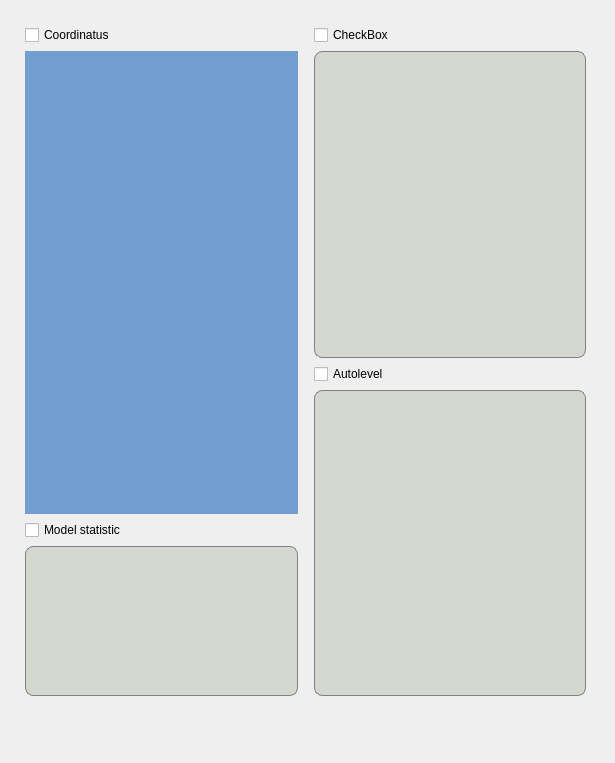
<?xml version="1.0" encoding="UTF-8"?>
<ui version="4.0">
 <class>DrillingMachine</class>
 <widget class="QWidget" name="DrillingMachine">
  <property name="geometry">
   <rect>
    <x>0</x>
    <y>0</y>
    <width>615</width>
    <height>763</height>
   </rect>
  </property>
  <property name="minimumSize">
   <size>
    <width>600</width>
    <height>0</height>
   </size>
  </property>
  <property name="maximumSize">
   <size>
    <width>633</width>
    <height>16777215</height>
   </size>
  </property>
  <property name="windowTitle">
   <string>Form</string>
  </property>
  <property name="styleSheet">
   <string notr="true">QCheckBox{
background-color: rgb(211, 215, 207);
border-color: rgb(239, 41, 41);
selection-color: rgb(153, 255, 0);
margin-top:5px;
border: 1px solid gray;
border-radius: 4px;
padding-left:6px;
}
background-color: rgb(196, 160, 0);</string>
  </property>
  <widget class="QWidget" name="verticalLayoutWidget">
   <property name="geometry">
    <rect>
     <x>0</x>
     <y>0</y>
     <width>611</width>
     <height>721</height>
    </rect>
   </property>
   <layout class="QVBoxLayout" name="verticalLayout">
    <property name="leftMargin">
     <number>10</number>
    </property>
    <property name="topMargin">
     <number>10</number>
    </property>
    <property name="rightMargin">
     <number>10</number>
    </property>
    <property name="bottomMargin">
     <number>10</number>
    </property>
    <item>
     <layout class="QHBoxLayout" name="horizontalLayout">
      <property name="leftMargin">
       <number>10</number>
      </property>
      <property name="topMargin">
       <number>10</number>
      </property>
      <property name="rightMargin">
       <number>10</number>
      </property>
      <property name="bottomMargin">
       <number>10</number>
      </property>
      <item>
       <layout class="QVBoxLayout" name="verticalLayout_2">
        <property name="leftMargin">
         <number>5</number>
        </property>
        <property name="topMargin">
         <number>5</number>
        </property>
        <property name="rightMargin">
         <number>5</number>
        </property>
        <property name="bottomMargin">
         <number>5</number>
        </property>
        <item>
         <widget class="QCheckBox" name="checkBox_2">
          <property name="text">
           <string>Coordinatus</string>
          </property>
          <property name="checked">
           <bool>false</bool>
          </property>
         </widget>
        </item>
        <item>
         <widget class="QWidget" name="widget_2" native="true">
          <property name="baseSize">
           <size>
            <width>280</width>
            <height>400</height>
           </size>
          </property>
          <property name="styleSheet">
           <string notr="true">background-color: rgb(114, 159, 207);</string>
          </property>
         </widget>
        </item>
        <item>
         <widget class="QCheckBox" name="checkBox_4">
          <property name="text">
           <string>Model statistic</string>
          </property>
         </widget>
        </item>
        <item>
         <widget class="QWidget" name="widget_4" native="true">
          <property name="minimumSize">
           <size>
            <width>0</width>
            <height>100</height>
           </size>
          </property>
          <property name="maximumSize">
           <size>
            <width>16777215</width>
            <height>150</height>
           </size>
          </property>
          <property name="styleSheet">
           <string notr="true">#widget_4{
background-color: rgb(211, 215, 207);
border-color: rgb(239, 41, 41);
selection-color: rgb(153, 255, 0);
margin-top:0px;
border: 1px solid gray;
border-radius: 8px;
padding-left:6px;
}</string>
          </property>
         </widget>
        </item>
       </layout>
      </item>
      <item>
       <layout class="QVBoxLayout" name="verticalLayout_3">
        <property name="leftMargin">
         <number>5</number>
        </property>
        <property name="topMargin">
         <number>5</number>
        </property>
        <property name="rightMargin">
         <number>5</number>
        </property>
        <property name="bottomMargin">
         <number>5</number>
        </property>
        <item>
         <widget class="QCheckBox" name="checkBox_3">
          <property name="text">
           <string>CheckBox</string>
          </property>
         </widget>
        </item>
        <item>
         <widget class="QWidget" name="widget_3" native="true">
          <property name="minimumSize">
           <size>
            <width>0</width>
            <height>280</height>
           </size>
          </property>
          <property name="styleSheet">
           <string notr="true">#widget_3{
background-color: rgb(211, 215, 207);
border-color: rgb(239, 41, 41);
selection-color: rgb(153, 255, 0);
margin-top:0px;
border: 1px solid gray;
border-radius: 8px;
padding-left:6px;
}</string>
          </property>
         </widget>
        </item>
        <item>
         <widget class="QCheckBox" name="checkBox_5">
          <property name="text">
           <string>Autolevel</string>
          </property>
         </widget>
        </item>
        <item>
         <widget class="QWidget" name="widget_5" native="true">
          <property name="minimumSize">
           <size>
            <width>0</width>
            <height>120</height>
           </size>
          </property>
          <property name="styleSheet">
           <string notr="true">#widget_5{
background-color: rgb(211, 215, 207);
border-color: rgb(239, 41, 41);
selection-color: rgb(153, 255, 0);
margin-top:0px;
border: 1px solid gray;
border-radius: 8px;
padding-left:6px;
}</string>
          </property>
         </widget>
        </item>
       </layout>
      </item>
     </layout>
    </item>
   </layout>
  </widget>
 </widget>
 <resources/>
 <connections/>
</ui>
